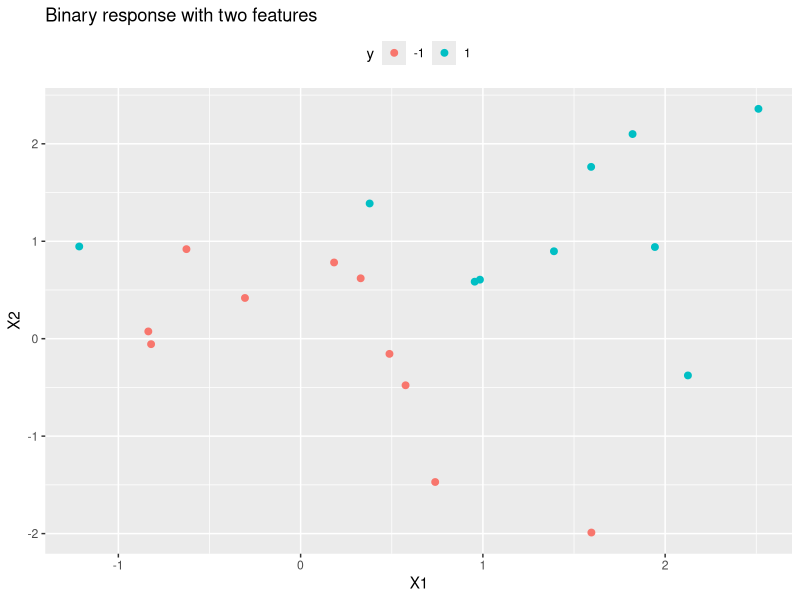
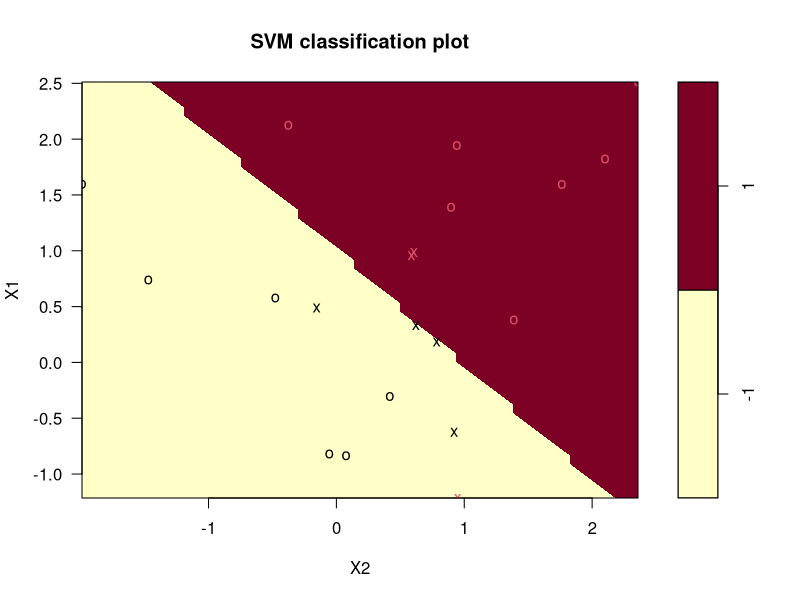
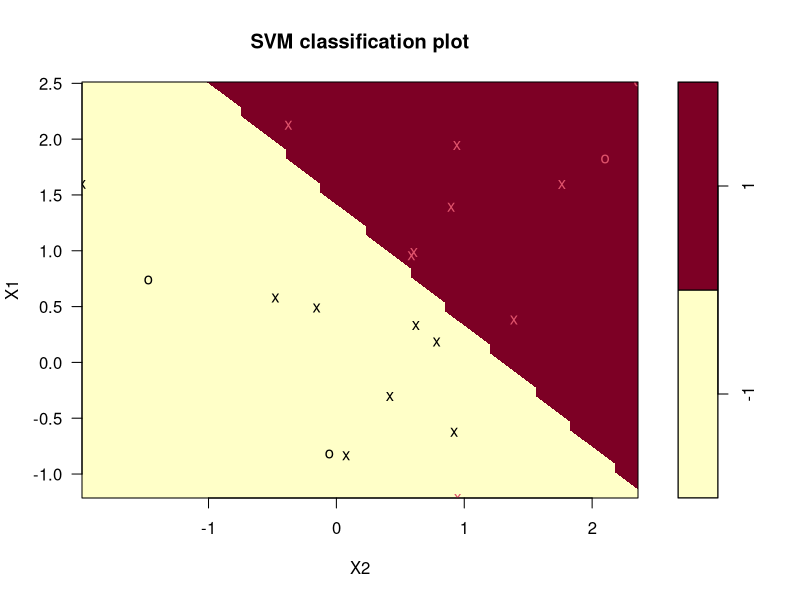
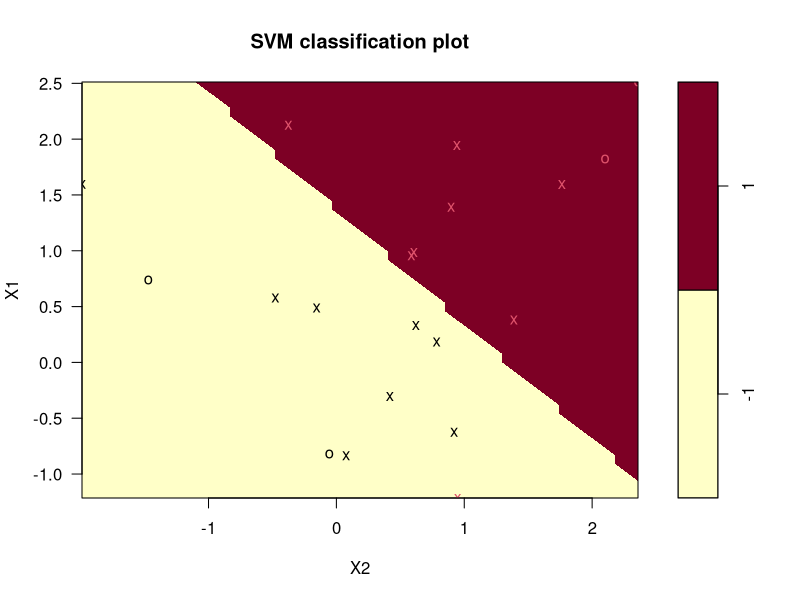
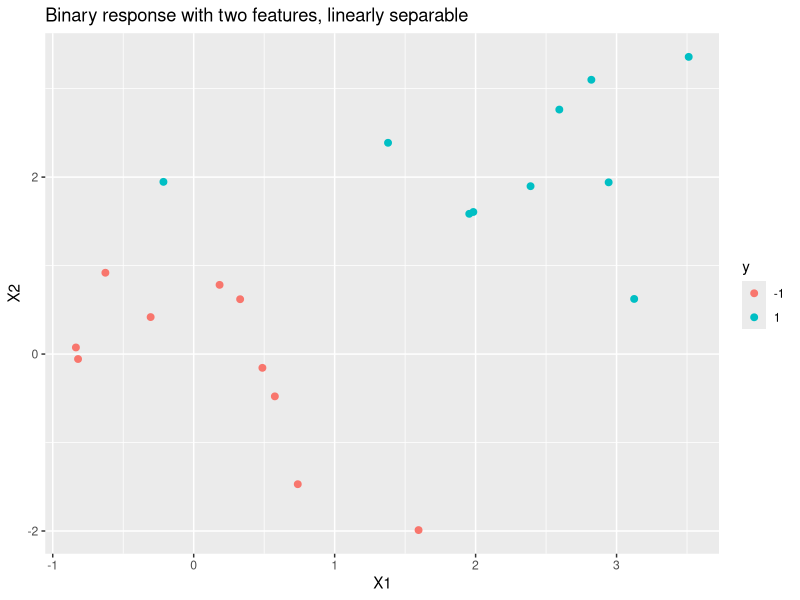
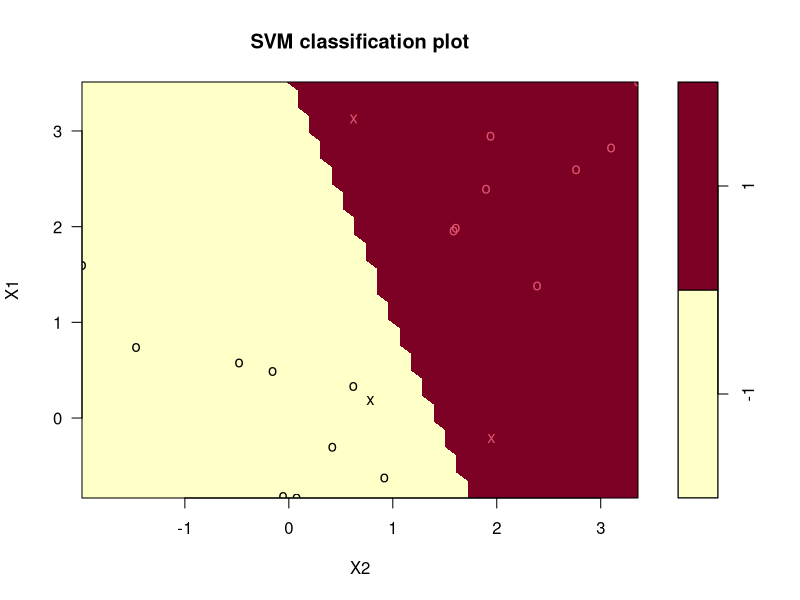
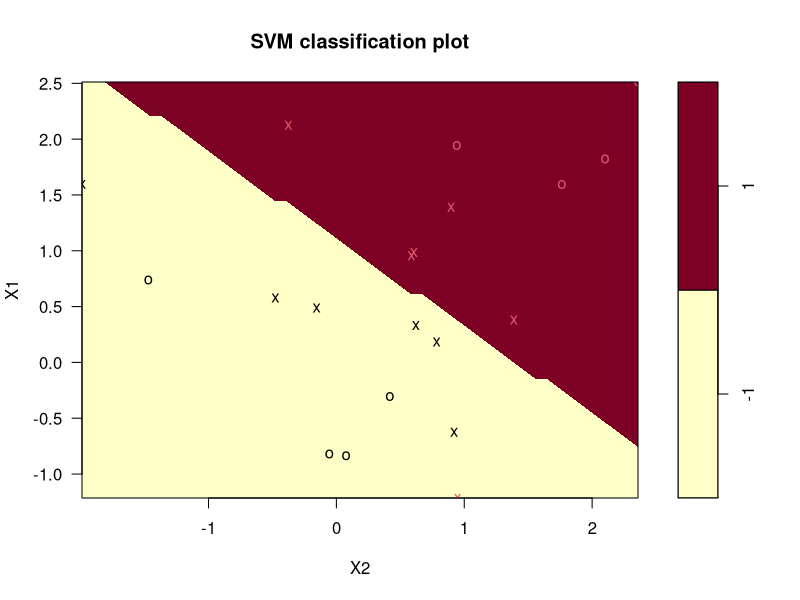
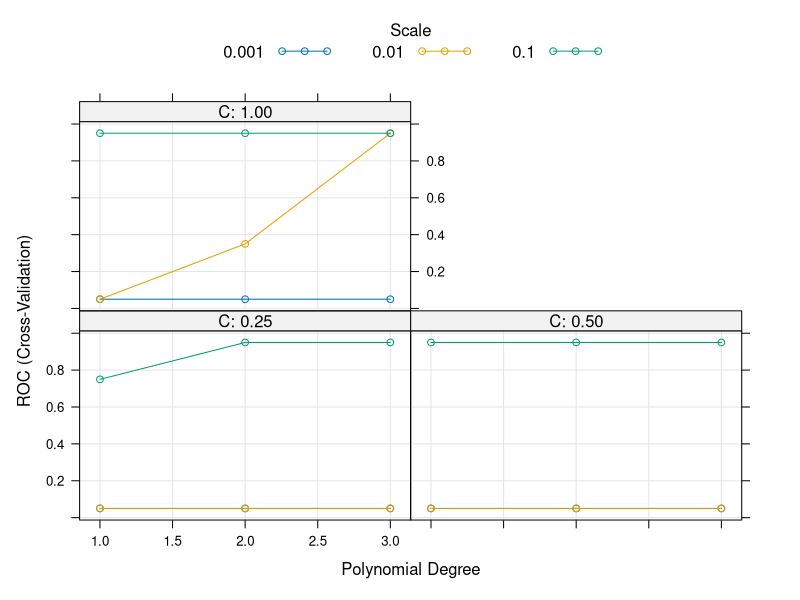

Generate these figures, in order, with R:
## ---- chunk 1
library(tidyverse)
set.seed(1)
x <- matrix(rnorm (20*2), ncol=2)
y <- c(rep(-1, 10), rep(1, 10))
x[y==1, ] <- x[y==1, ] + 1
train_data <- data.frame(x, y)
train_data$y <- as.factor(y)
## ---- chunk 2
ggplot(train_data, aes(x = X1, y = X2, color = y)) +
  geom_point(size = 2) +
  labs(title = "Binary response with two features") +
  theme(legend.position = "top")
## ---- chunk 3
library(e1071)
m <- svm(
  y ~ ., 
  data = train_data,
  kernel = "linear",
  type = "C-classification",  # (default) for classification
  cost = 10,  # default is 1
  scale = FALSE  # do not standardize features
)
plot(m, train_data)
## ---- chunk 4
m$index
## ---- chunk 5
summary(m)
## ---- chunk 6
m <- svm(
  y ~ ., 
  data = train_data,
  kernel = "linear",
  type = "C-classification",  
  cost = 0.1,
  scale = FALSE
)
plot(m, train_data)
## ---- chunk 7
set.seed(1)
m_tune <- tune(
  svm,
  y ~ .,
  data = train_data,
  kernel ="linear",
  ranges = list(cost = c(0.001, 0.01, 0.1, 1, 5, 10, 100))
)
summary(m_tune)
## ---- chunk 8
m_best <- m_tune$best.model
summary(m_best)
## ---- chunk 9
plot(m_best, train_data)
## ---- chunk 10
train_data_2 <- train_data %>% 
  mutate(
    X1 = X1 + ifelse(y==1, 1.0, 0),
    X2 = X2 + ifelse(y==1, 1.0, 0)
  )
ggplot(train_data_2, aes(x = X1, y = X2, color = y)) +
  geom_point(size = 2) +
  labs(title = "Binary response with two features, linearly separable")
## ---- chunk 11
m2 <- svm(
  y ~ ., 
  data = train_data_2,
  kernel = "linear",
  cost = 1e5,
  scale = FALSE  # do not standardize features
)
plot(m2, train_data_2)
summary(m2)
## ---- chunk 12
set.seed(1)
m3_tune <- tune(
  svm,
  y ~ .,
  data = train_data,
  kernel ="polynomial",
  ranges = list(
    cost = c(0.001, 0.01, 0.1, 1, 5, 10, 100),
    degree = c(1, 2, 3)
  )
)
summary(m3_tune)
## ---- chunk 13
m3_best <- m3_tune$best.model
summary(m3_best)
## ---- chunk 14
plot(m3_best, train_data)
## ---- chunk 15
library(caret)
library(kernlab)

train_data_3 <- train_data %>%
  mutate(y = factor(y, labels = c("A", "B")))

m4 <- train(
  y ~ .,
  data = train_data_3,
  method = "svmPoly",
  preProcess = c("center", "scale"),
  trControl = trainControl(
    method = "cv",
    number = 5,
    summaryFunction = twoClassSummary,	# Use AUC to pick the best model
    classProbs=TRUE
  )
)

m4$bestTune
## ---- chunk 16
plot(m4)
